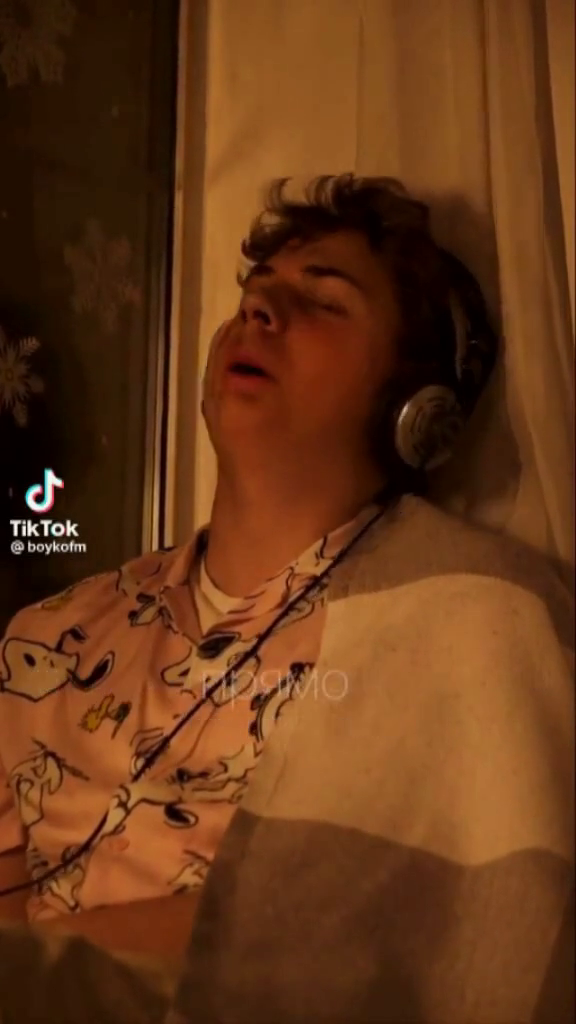
#> input picture frame 86 of model/duplication_model-main/state/lip.mp4, 576 x 1024 px, given in place of enina2.mp4, which was not available
$ python active_movement_detection.py
#> lines starting #> are read from the running program, lines starting #| are printed output that depends on the picture; pictures that were not available may be replaced by others from this repository, and a replacement may not be noted
import cv2
import numpy as np

# Открываем видео
cap = cv2.VideoCapture("/Users/vladislav/Временное/enina2.mp4")

# Читаем первый кадр
ret, frame1 = cap.read()
#> frame1 is the input picture: shape (1024, 576, 3); mean B, G, R 22.5, 54.3, 101.5
prvs = cv2.cvtColor(frame1, cv2.COLOR_BGR2GRAY)
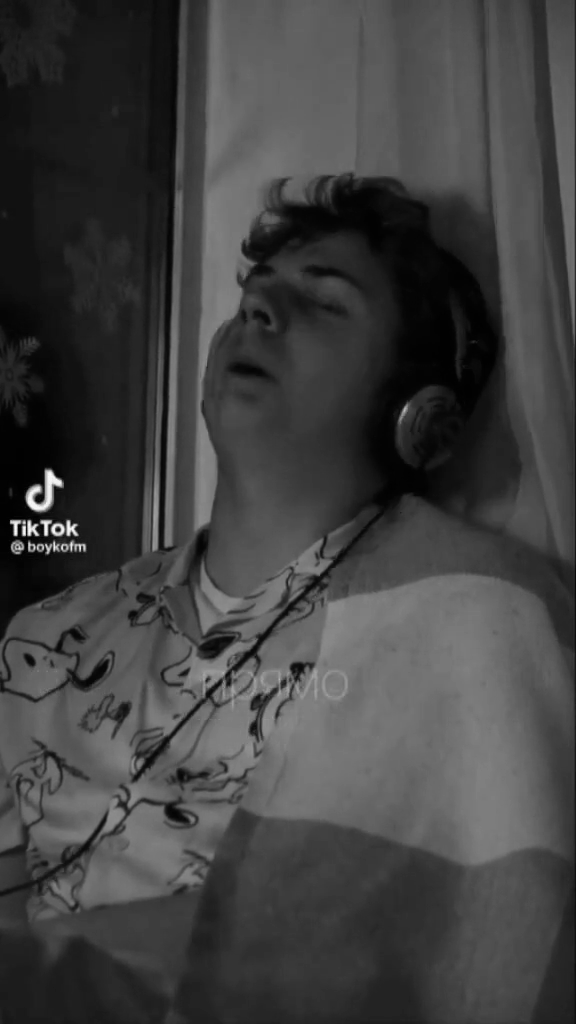
#> prvs: shape (1024, 576); min 0, max 254, mean 64.8
hsv = np.zeros_like(frame1)
hsv[..., 1] = 255

while True:
    ret, frame2 = cap.read()
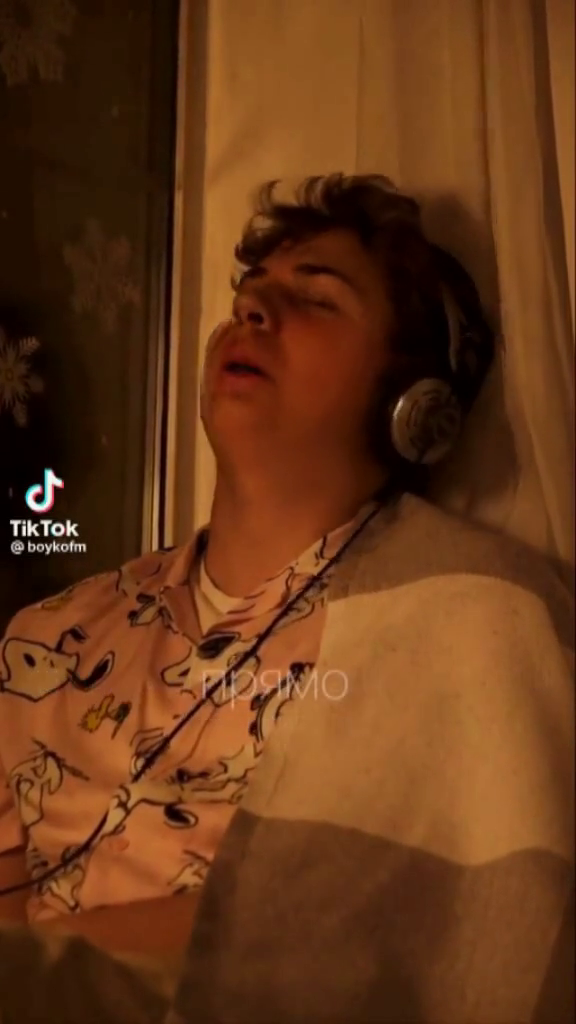
#> input picture frame 87 of model/duplication_model-main/state/lip.mp4, 576 x 1024 px, given in place of enina2.mp4, which was not available
#> frame2 is the input picture: shape (1024, 576, 3); mean B, G, R 22.7, 54.3, 101.6
    if not ret:
        break

    next = cv2.cvtColor(frame2, cv2.COLOR_BGR2GRAY)

    # Вычисляем оптический поток
    flow = cv2.calcOpticalFlowFarneback(prvs, next, None, 0.5, 3, 15, 3, 5, 1.2, 0)

    # Вычисляем величину и направление движения
    mag, ang = cv2.cartToPolar(flow[..., 0], flow[..., 1])
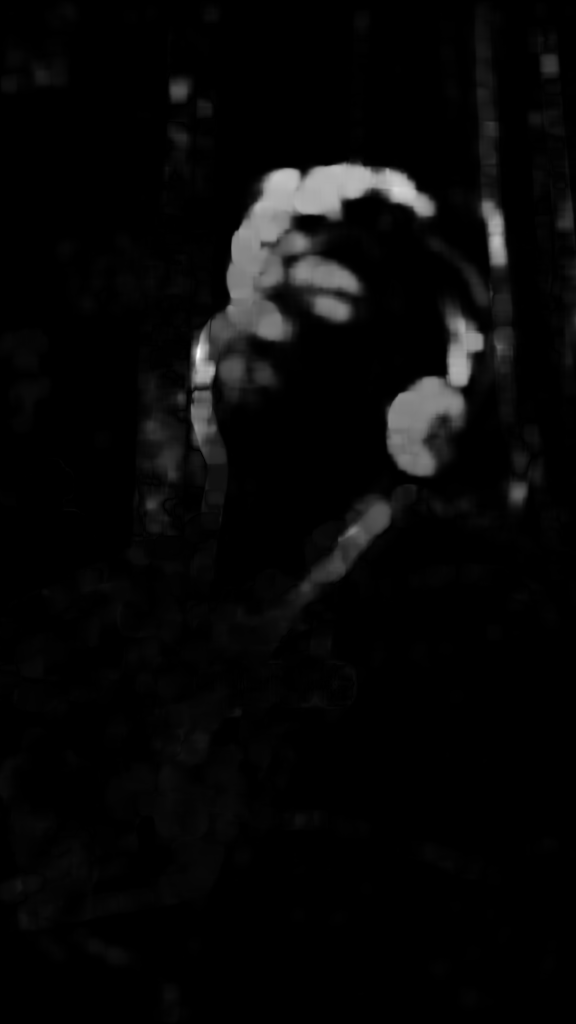
#> mag: shape (1024, 576) float32; min 3.07e-18, max 15.05, mean 0.505; drawn with min black and max white
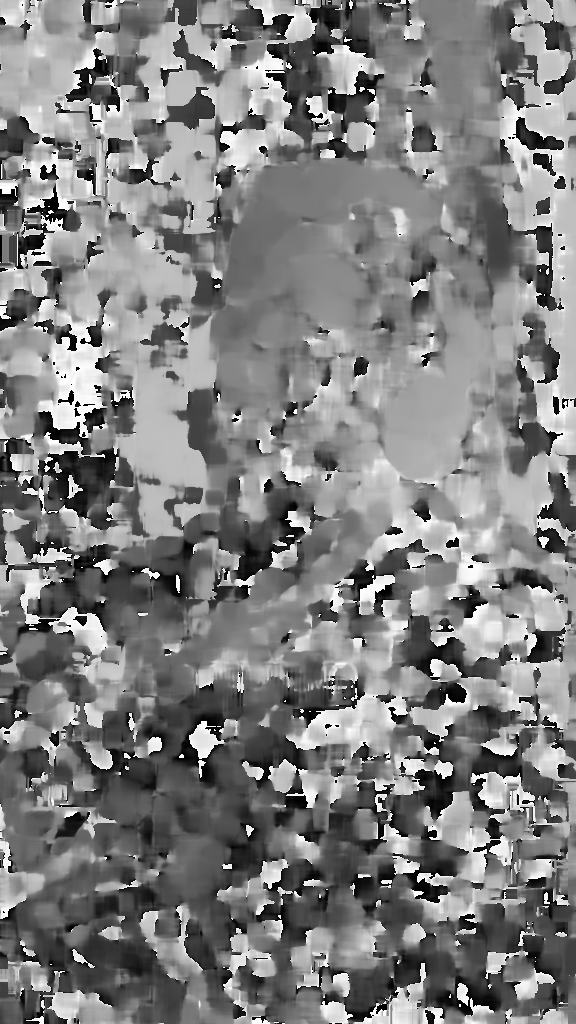
#> ang: shape (1024, 576) float32; min 1.04e-06, max 6.28, mean 3.15; drawn with min black and max white

    # Фильтрация кадров с интенсивным движением
    if np.mean(mag) > 2:  # Условие движения
        timestamp = cap.get(cv2.CAP_PROP_POS_MSEC) / 1000
        print(f"Много движения на {timestamp:.2f} секунде")

    prvs = next

cap.release()

$ run again, starting later in the video
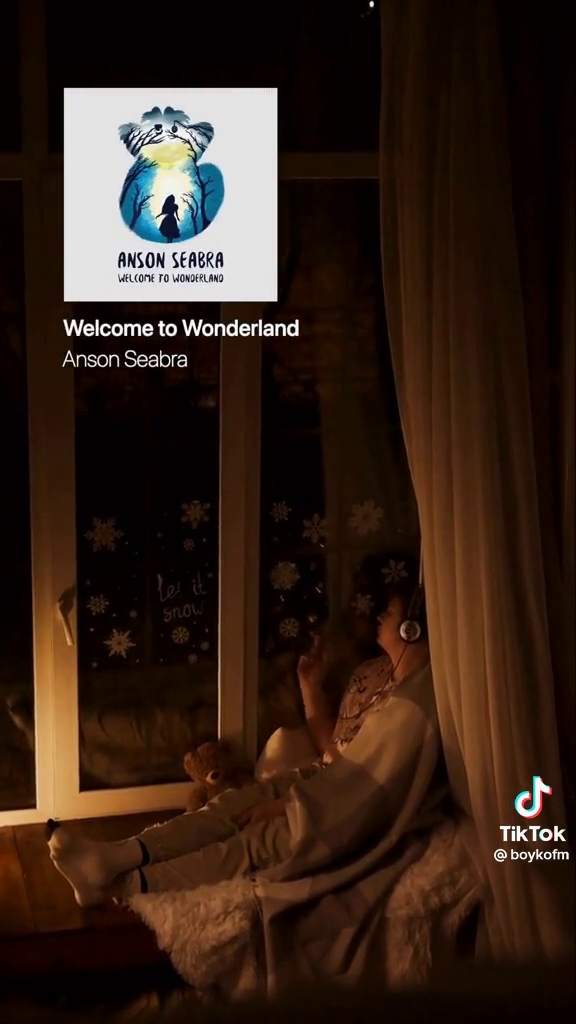
#> input picture frame 388 of model/duplication_model-main/state/lip.mp4, 576 x 1024 px, given in place of enina2.mp4, which was not available
#> frame1 is the input picture: shape (1024, 576, 3); mean B, G, R 24.7, 34.7, 52.8
#> `mag, ang = cv2.cartToPolar(flow[..., 0], flow[..., 1])`:
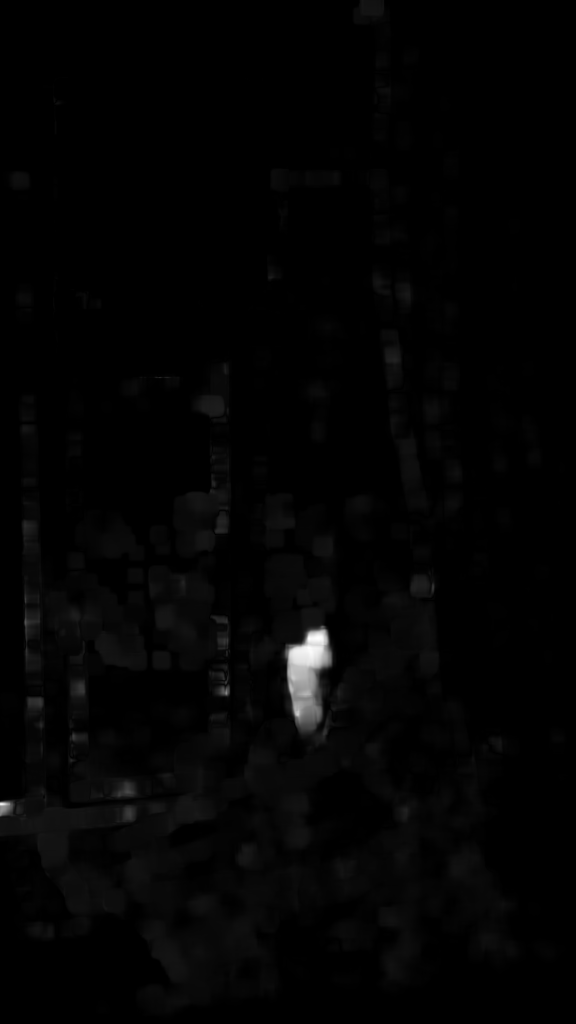
#> mag: shape (1024, 576) float32; min 0, max 6.92, mean 0.102; drawn with min black and max white
#> `mag, ang = cv2.cartToPolar(flow[..., 0], flow[..., 1])`:
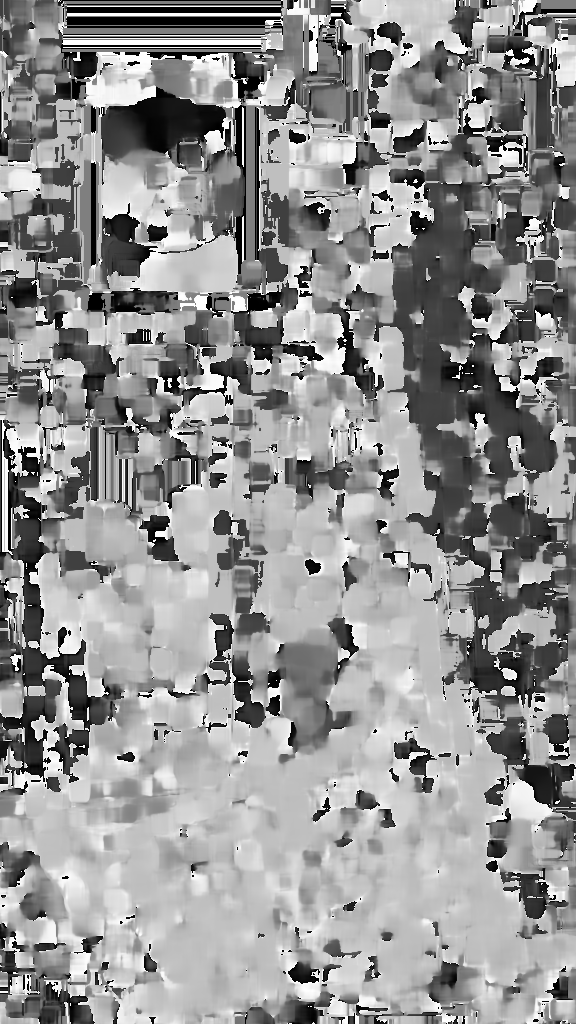
#> ang: shape (1024, 576) float32; min 4.43e-22, max 6.28, mean 3.61; drawn with min black and max white

$ run again, starting later in the video
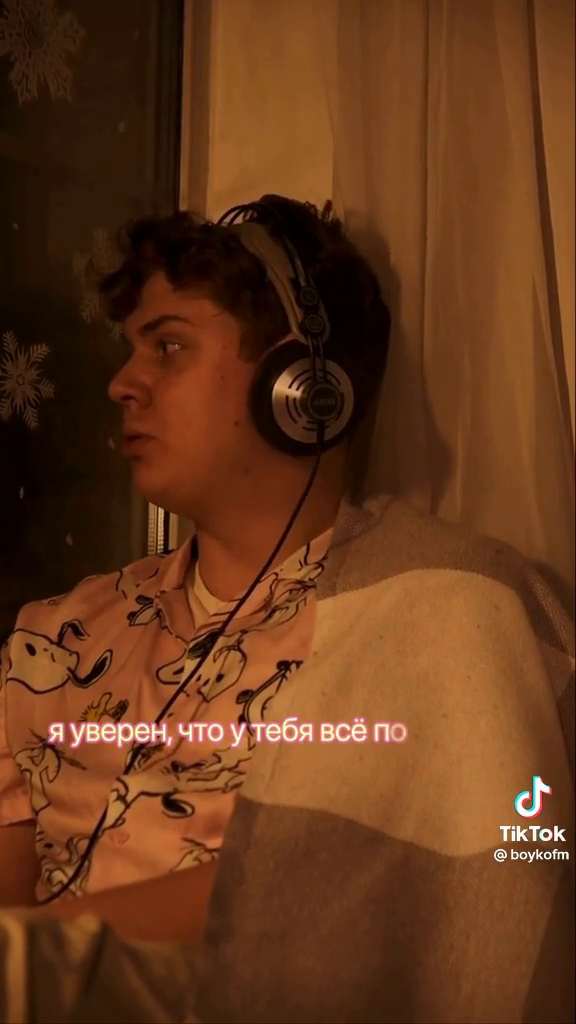
#> input picture frame 691 of model/duplication_model-main/state/lip.mp4, 576 x 1024 px, given in place of enina2.mp4, which was not available
#> frame1 is the input picture: shape (1024, 576, 3); mean B, G, R 25.5, 54.9, 100.7
#> `mag, ang = cv2.cartToPolar(flow[..., 0], flow[..., 1])`:
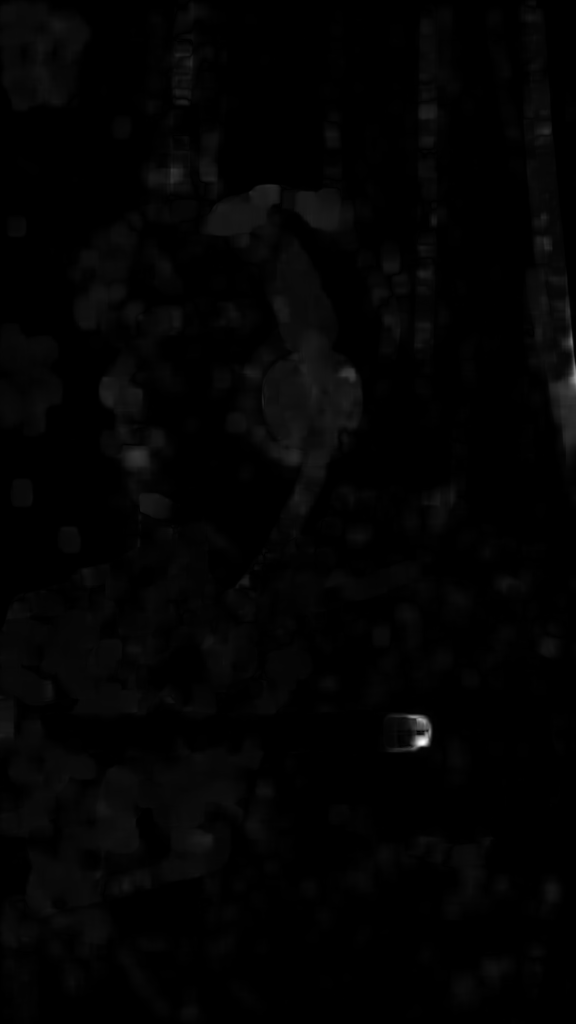
#> mag: shape (1024, 576) float32; min 0, max 5.79, mean 0.0811; drawn with min black and max white
#> `mag, ang = cv2.cartToPolar(flow[..., 0], flow[..., 1])`:
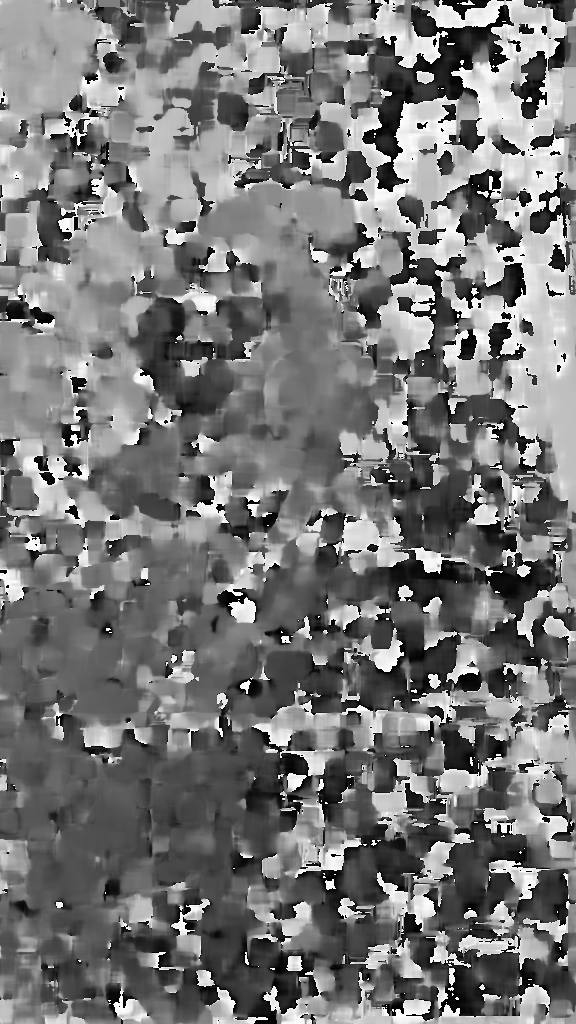
#> ang: shape (1024, 576) float32; min 3.14e-06, max 6.28, mean 2.95; drawn with min black and max white
